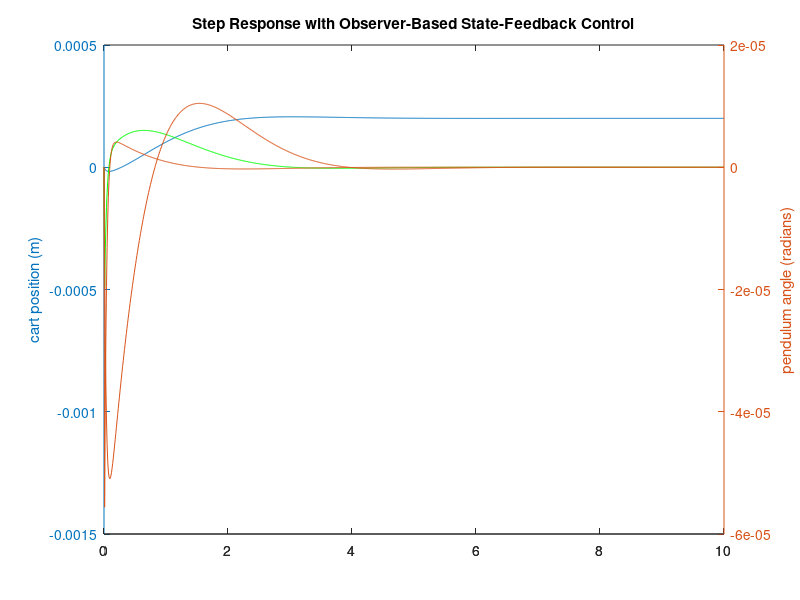

MATLAB code for this plot: (Note: this script raises an error after producing the figure.)
%%Inverted Pendulum State Space Model Analysis
%%Ryan Fielding
clc;
clear all;
close all;
global A B K L
%% Constants
M = .081;   %kg, cart mass
m = 0.088;  %kg, total pend. mass
b = 0.1;    %N/m/s, cart friction estimate
g = 9.81;   %m/s^2
l = 0.10;   %m, pend. length to CM.

%calculate pend. inertia
m_rod = 0.035;  %kg, rod mass
m_disk = 0.053; %kg, disk mass
r_disk = 0.037; %m, disk radius
I = (1/3)*m_rod*l^2 + 0.5*m_disk*r_disk^2 + m_disk*(2*l + r_disk)^2;  %kg.m^2

den = I*(M+m) + M*m*l^2; %denominator for the A and B matrices

%Matrices
A = [0      1              0           0;
     0 -(I+m*l^2)*b/den  (m^2*g*l^2)/den   0;
     0      0              0           1;
     0 -(m*l*b)/den       m*g*l*(M+m)/den  0];
B = [     0;
        I/den;
          0;
        m*l/den];
C = [1 0 0 0;
     0 0 1 0]; %x and theta are measurable states (potentiometer and optical encoder)
D = [0;
     0];


%% State modelling
states = {'x' 'x_dot' 'phi' 'phi_dot'};
inputs = {'u'};
outputs = {'x'; 'phi'};

sys_ss = ss(A,B,C,D,'statename',states,'inputname',inputs,'outputname',outputs);
sys_tf = tf(sys_ss);
polesOL = eig(A); %one in the right half plane, thus unstable

co = ctrb(sys_ss);
ob = obsv(sys_ss);
controllability = rank(co); %rank of 4 = num of states, thus controllable.
observability = rank(ob); %rank of 4 = num states, thus observable.

%state feedback test
%poles1 = [ -10 + 5i -10-5i -4 -5]; %choose desired poles
%k = acker(A, B, poles1);
%eig(A-B*k); %check system poles

%% LQR Controller

Q = C'*C;
%Weights on error penalization for each state
Q(1,1) = 1000;
Q(2,2) = 10;
Q(3,3) = 10000;
Q(4,4) = 10;
R = 0.001;

[K,S,P_Sys] = lqr(A,B,Q,R);
P_Sys

%model and simulate LQR controller on system
Ac = [(A-B*K)];
Bc = [B];
Cc = [C];
Dc = [D];

states = {'x' 'x_dot' 'phi' 'phi_dot'};
inputs = {'r'};
outputs = {'x'; 'phi'};

sys_cl = ss(Ac,Bc,Cc,Dc,'statename',states,'inputname',inputs,'outputname',outputs);

%% Observer based control
%Observer poles should be ~5-10 times the system LQR ctrl poles.
P_Obsv = 0.01*P_Sys;

L = place(A',C',P_Obsv)';

%display results for TIVA
A
B
C
D
K
L
A - B*K


%% Model and simulate observer feedback whole system
Ace = [(A-B*K) (B*K);
       zeros(size(A)) (A-L*C)];
Bce = [B;
       zeros(size(B))];
Cce = [Cc zeros(size(Cc))];
Dce = [0;0];

states = {'x' 'x_dot' 'phi' 'phi_dot' 'e1' 'e2' 'e3' 'e4'};
inputs = {'r'};
outputs = {'x'; 'phi'};

sys_est_cl = ss(Ace,Bce,Cce,Dce,'statename',states,'inputname',inputs,'outputname',outputs);
% 
t = 0:0.01:10;
%to step input 0.2m
r = -0.2*ones(size(t));

[y,t,x]=lsim(sys_est_cl,r,t);
[AX,H1,H2] = plotyy(t,y(:,1),t,y(:,2),'plot');
set(get(AX(1),'Ylabel'),'String','cart position (m)')
set(get(AX(2),'Ylabel'),'String','pendulum angle (radians)')
title('Step Response with Observer-Based State-Feedback Control')
hold on
%plot xdot, theta dot
plot(t,x(:,2), 'g');
plot(t,x(:,4));

%% Save to .h file for tiva

exportToC();
copyfile obsv.h '/Users/Ryan/Repos/inverted-pendulum/tiva/'
